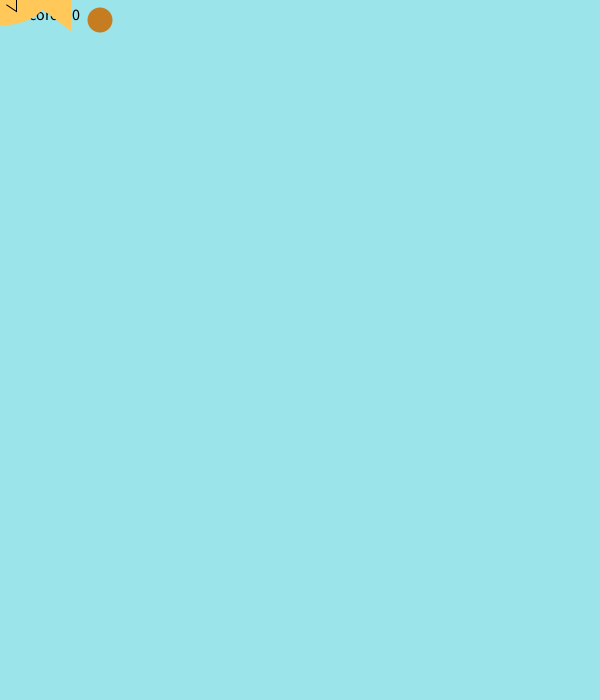
Frame 1 (no input)
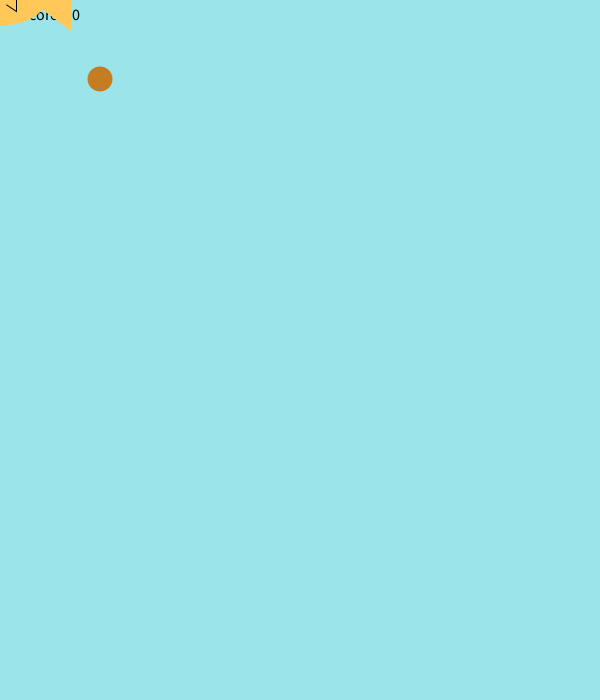
Frame 60 (the mouse pressed at the canvas centre just before this capture)
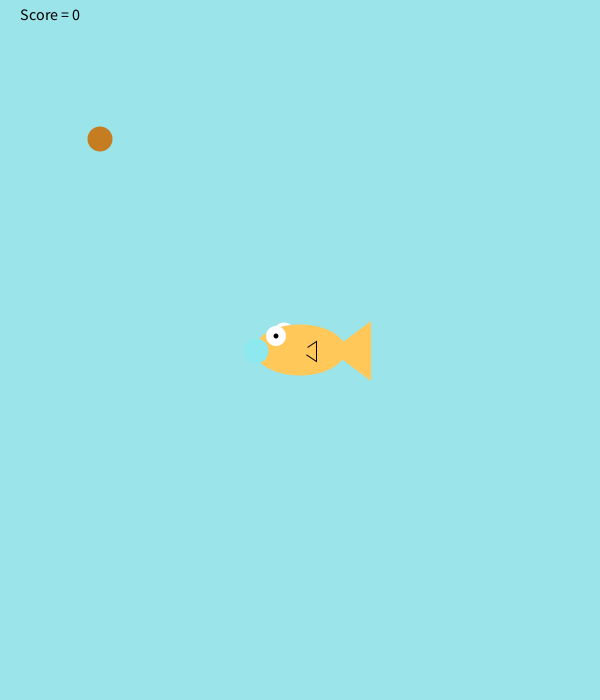
Frame 120 (the mouse held since frame 60 and released just before this capture)

The Processing sketch that drew these frames (run headless with seeded random() and noise(); from frame 60 on, the mouse is pressed at the canvas centre):

// Processing sketch: Colin_Weis__FishFeeder
// ── Colin_Weis__FishFeeder.pde
int foodX = 100;
int foodY = 20;
int foodSpeed = 1;
int score  = 0;
int bob = 0;
int eye = 0;

void setup () {
size(600, 700);
eye++;
}
void draw () {
background(#9AE4EA);
 fill(0, 0, 0);
  textSize(16);
  text("Score = " + score, 20, 20);
fill(#C67C20);
noStroke();
ellipse(foodX, foodY, 25, 25);
foodY = foodY + foodSpeed;
drawFish();
checkCatch(foodX, foodY);
if (foodY > 580) {
  foodY = 0;
  foodX = (int) random(width-20);
  bob++;
  if (bob == 5) {
  foodSpeed++;
  bob = 0;
  }
}
}
void drawFish(){
     noStroke();
     fill(255,255,255);
     ellipse(mouseX-17+eye,mouseY-17,20+eye,20+eye); //back side eye
     fill(255,200,88);
     ellipse(mouseX,mouseY,90+eye,50+eye); //body
     triangle(mouseX+30+eye,mouseY+eye,mouseX+70+eye,mouseY+30+eye,mouseX+70+eye,mouseY-30+eye); //tail
     stroke(0);
     triangle(mouseX+eye,mouseY+eye,mouseX+15+eye,mouseY+10+eye,mouseX+15+eye,mouseY-10+eye); //side fin
     noStroke();
     fill(255,200,88);
     ellipse(mouseX,mouseY,15+eye,15+eye); //side fin cover
     noStroke();
     fill(255,255,255);
     ellipse(mouseX-25+eye,mouseY-15+eye,20,20); //front eye
     fill(0,0,0);
     ellipse(mouseX-25+eye,mouseY-15+eye,5,5); //pupil
     fill(141,233,237);
     ellipse(mouseX-45+eye,mouseY+eye,25,25); //mouth
}
void checkCatch(int x, int y){
     if(x > mouseX-45 && x < mouseX+70){
          if(y > mouseY-17 && y < mouseY+30){
               score++;
               foodY = 20; //if the food was eaten, make more food fall from the top
               foodX = (int) random(width-20);
              bob++;
               if (bob == 5) {
  foodSpeed++;
  bob = 0;
          }
     }
     else if (foodY > height && score > 0){
          score--;
     }
}

  
}
